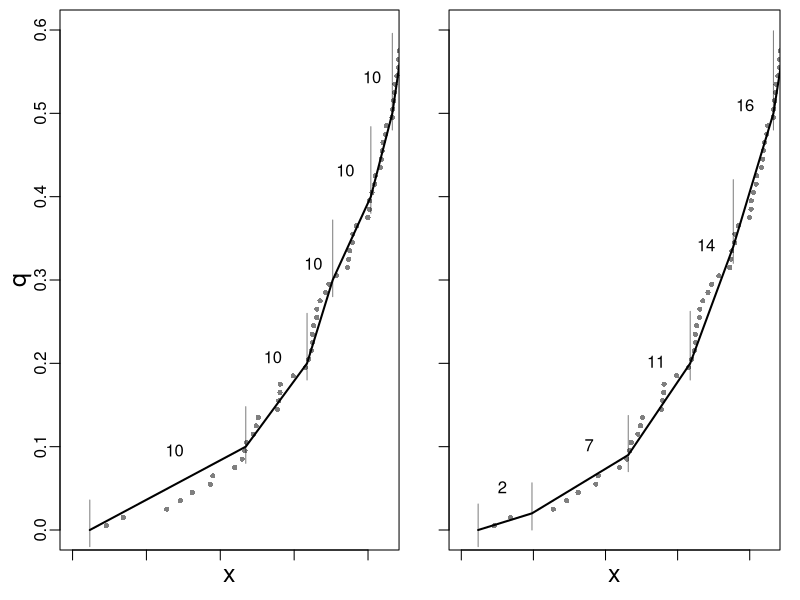

Reproduce this figure in R.
### Illustrates the piece-wise linear approximation of the cumulative distribution using constant size bins
fade = rgb(0,0,0,alpha=0.5)
dot.size = 0.7
n = 100
set.seed(5)

pdf("linear-interpolation.pdf", width=6, height=2.7, pointsize=10)
layout(matrix(c(1,2),byrow=T, ncol=2), widths=c(1.1,1))
u = sort(runif(n))
x = log(1-u)
x = sort(x)
F = ((0:(n-1))+0.5)/n
par(mar=c(2.5,3,0.5,1))
plot(x, F, cex=dot.size, pch=21, bg=fade, col=NA, type='b', xlim=c(-5,-0.75), ylim=c(0,0.6), xaxt='n', ylab=NA, mgp=c(1,0.5,0), xlab=NA)
axis(side=1, at=-5:-1, labels=NA)
title(xlab='x', line=0.8, cex.lab=1.5)
title(ylab='q', line=1.5, cex.lab=1.5)
i.bin = 10*(0:(n/10))+1
i.right = i.bin-1
i.right = i.right[i.right > 0]
m = length(i.right)
i.bin = i.bin[1:m]

x.bin = rep(0, m+1)
x.bin[1] = x[1] - (x[2]-x[1])
i = 2:m
x.bin[i] = (x[i.bin[i]-1] + x[i.bin[i]])/2
F.bin = (0:m)/10
lines(x.bin, F.bin, lwd=2)
dy = 0.04
for (i in 1:(m+1)) {
    x.text = (x[i.bin[i]] + x[i.right[i]])/2
    y.text = (F.bin[i] + F.bin[i+1])/2
    x.offset = 0.3 * y.text
    y.offset = dy * (1 + 3*y.text)
    x.pos = x.text - x.offset
    y.pos = y.text + y.offset
    lines(c(x.bin[i],x.bin[i]), c(F.bin[i]-dy+0.02, F.bin[i]+dy+y.offset-0.05), lt=1, col=fade)
    text(x.pos, y.pos, i.right[i]-i.bin[i]+1)
}
###text(-5, 0.4, adj=0, "Constant size bins result in large")
###text(-5, 0.35, adj=0, "errors at extreme quantiles")

par(mar=c(2.5,1.5,0.5,1))

plot(x, F, cex=dot.size, pch=21, bg=fade, col=NA, type='b', xlim=c(-5,-0.75), ylim=c(0,0.6), yaxt='n', xaxt='n')
axis(side=1, at=-5:-1, labels=NA)
axis(side=2, at=(0:6)/10, labels=NA)
title(xlab='x', line=0.8, cex.lab=1.5)
title(ylab='q', line=2, cex.lab=1.5)
q.to.k = function(q,compression) {
    compression * (asin(2*q-1)/pi + 1/2)
}

k.to.q = function(k,compression) {
    sin(k/compression*pi - pi/2)/2 + 0.5
}

k.bin = 0:10
q.bin = k.to.q(k.bin, compression=10)

i.bin = floor(n * q.bin) + 1
i.right = i.bin-1
i.right = i.right[i.right > 0]
m = length(i.right)
i.bin = i.bin[1:m]

x.bin = c(x[1] - (x[2]-x[1]), (x[i.right[1:(m-1)]] + x[i.bin[2:m]])/2)
F.bin = (i.bin-1) / 100
lines(x.bin, F.bin, lwd=2)
dy = 0.04
for (i in 1:m) {
    x.text = (x[i.bin[i]] + x[i.right[i]])/2
    y.text = (F.bin[i] + F.bin[i+1])/2
    x.offset = 0.3 * y.text
    y.offset = dy * (1 + 3*y.text)
    x.pos = x.text - x.offset
    y.pos = y.text + y.offset
    lines(c(x.bin[i],x.bin[i]), c(F.bin[i]-dy+0.02, F.bin[i]+dy+y.offset-0.05), lt=1, col=fade)
    text(x.text - x.offset, y.text + y.offset, i.right[i]-i.bin[i]+1)
}
###text(-5, 0.35, adj=0, "Variable size bins keep errors")
###text(-5, 0.3, adj=0, "small at extreme quantiles")

dev.off()
